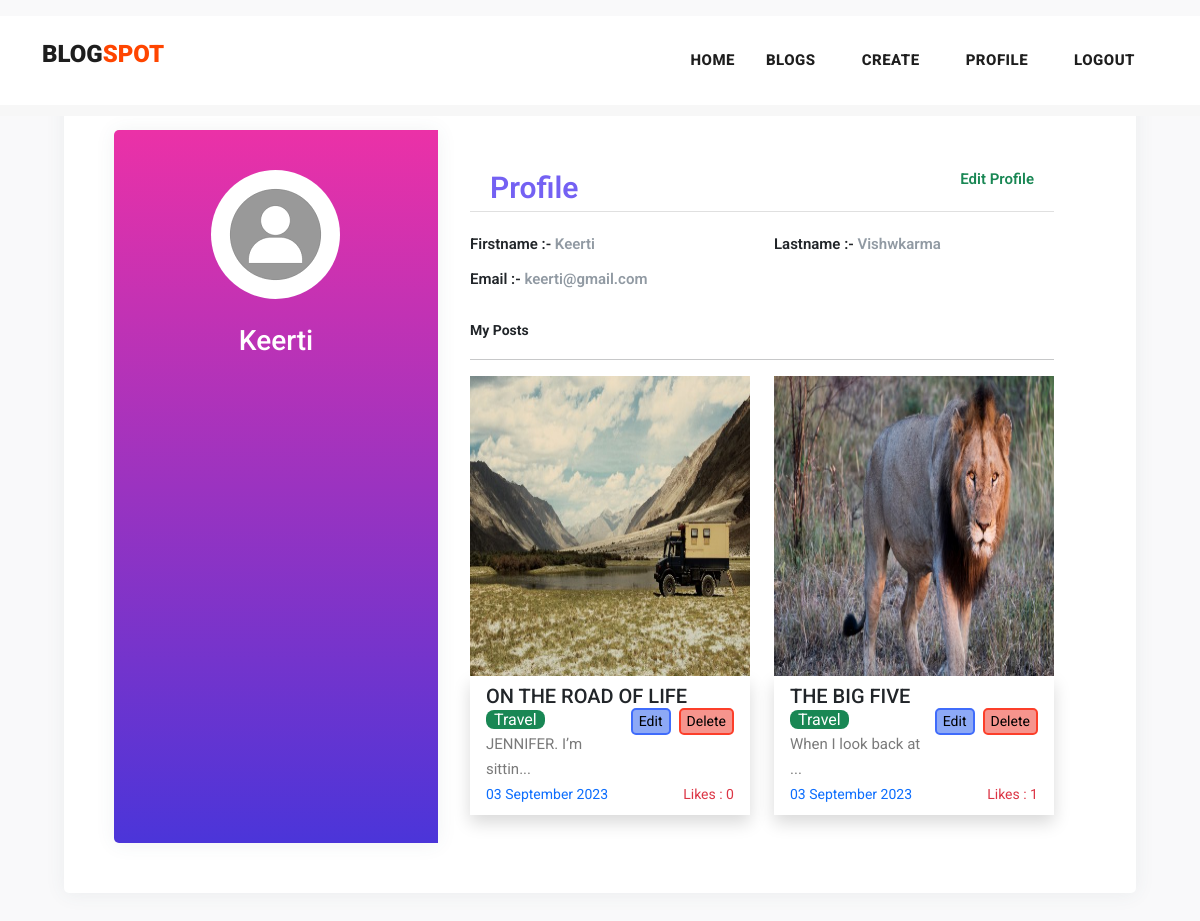
Page /profile/9 on the committed database.
### myapp/models.py (models this page shows, shortened)
class Post(models.Model):
    postname = models.CharField(max_length=600)
    category = models.CharField(max_length=600)
    image = models.ImageField(upload_to='images/posts',blank=True,null=True)
    content = models.CharField(max_length=100000)
    time = models.CharField(default=time,max_length=100, blank=True)
    likes = models.IntegerField(null=True,blank=True,default=0)
    user = models.ForeignKey(User,on_delete=models.CASCADE)

### myapp/views.py (the view)
# urls.py: path("profile/<int:id>",views.profile,name='profile'),
def profile(request,id):
    return render(request,'profile.html',{
        'user':User.objects.get(id=id),
        'posts':Post.objects.all(),
        'media_url':settings.MEDIA_URL,
    })

### templates/profile.html (shortened to what this page needs)
{% load static %}
<!DOCTYPE html>
<html lang="en">
<head>
    <link href="https://cdn.jsdelivr.net/npm/bootstrap@5.3.0-alpha3/dist/css/bootstrap.min.css" rel="stylesheet"
>
    <link href="{% static 'vendor/bootstrap/css/bootstrap.min.css' %}" rel="stylesheet">
    <link rel="stylesheet" href="https://maxcdn.bootstrapcdn.com/bootstrap/4.0.0/css/bootstrap.min.css">
    <link href="https://cdn.jsdelivr.net/npm/bootstrap@5.3.0-alpha3/dist/css/bootstrap.min.css" rel="stylesheet"
>
    <link rel="stylesheet" href="{% static 'assets/css/fontawesome.css' %}">
    <link rel="stylesheet" href="{% static 'assets/css/templatemo-stand-blog.css' %}">
    <link rel="stylesheet" href="{% static 'assets/css/owl.css' %}">
</head>
<body>
    <header class="">
        <nav class="navbar navbar-expand-lg bg-white">
            <div class="container">
                <a class="navbar-brand" href="index.html">
                    <h2>BLOG<span style="color: orangered;">SPOT</span></h2>
                </a>
                <div class="collapse navbar-collapse" id="navbarResponsive">
                    <ul class="navbar-nav ml-auto">
                        <li>
                            <a class="nav-link" href="{% url 'index' %}">Home
                            </a>
                        </li>
                        <li class="nav-item">
                            <a class="nav-link" href="{% url 'blog' %}">Blogs</a>
                        </li>
                        {% if user.is_authenticated %}
                        <li class="nav-item">
                            <a class="nav-link" href="{% url 'create' %}">Create</a>
                        </li>
                        <li class="nav-item">
                            <a class="nav-link" href="{% url 'profile' user.id %}">Profile</a>
                        </li>
                        <li class="nav-item">
                            <a class="nav-link" href="{% url 'logout' %}">Logout</a>
                        </li>
                        {% else %}
                        <li class="nav-item">
                            <a class="nav-link" href="{% url 'signin' %}">Login</a>
                        </li>
                        {% endif %}
                    </ul>
                </div>
            </div>
        </nav>
    </header>
    <div class="mt-3">
        <div class="page-content page-container p-lg-5 p-0" id="page-content">
            <div class="padding">
                <div class="row d-flex justify-content-center">
                    <div class="col-xl-12 col-md-12" id="card">
                        <div class="card user-card-full">
                            <div class="row m-l-0 m-r-0">
                                <div class="col-sm-4 bg-c-lite-green user-profile">
                                    <div class="card-block text-center text-white">
                                        <div class="m-b-25">
                                            <img src="{% static 'assets/images/user.png' %}" class="img-radius"
                                                alt="User-Profile-Image" style="border-radius: 50%;">
                                        </div>
                                        <h6 class="f-w-800 h3" style="text-transform: capitalize;">{{user.username}}
                                        </h6>
                                    </div>
                                </div>
                                <div class="col-sm-8">
                                    <div class="card-block">
                                        <h6 class="m-b-20 p-b-5 b-b-default f-w-600"
                                            style="font-size: 30px; padding: 20px;  color: #7461f3;">Profile <a
                                                href="{% url 'profileedit' user.id %}"
                                                class="float-right text-decoration-none text-success"
                                                style="font-size: 15px;">Edit Profile</a>
                                        </h6>
                                        <div class="row">
                                            <div class="col-sm-6">
                                                <p class="m-b-10 f-w-600 text-dark">Firstname :-
                                                    <span class="text-muted f-w-400">{{user.first_name}}</span>
                                                </p>
                                            </div>
                                            <div class="col-sm-6">
                                                <p class="m-b-10 f-w-600 text-dark">Lastname :-
                                                    <span class="text-muted f-w-400">{{user.last_name}}</span>
                                                </p>
                                            </div>
                                            <div class="col-sm-6">
                                                <p class="m-b-10 f-w-600 text-dark">Email :-
                                                    <span class="text-muted f-w-400">{{user.email}}</span>
                                                </p>
                                            </div>
                                        </div>
                                        <p class="small fw-bold pt-3 text-dark">My Posts</p>
                                        <hr>
                                        <div class="row row-cols-lg-2 row-cols-1">
                                            {% for post in posts%}
                                            {% if post.user_id == user.id %}
                                            <div class="col col-lg-6 col-12 mb-2">
                                                <img src="{{media_url}}{{post.image}}" alt="" height="300px"
                                                    width="100%">
                                                <div class="px-3 py-2 shadow">
                                                    <h5>{{post.postname}}</h5>
                                                    <a href="{% url 'deletepost' post.id %}"><button
                                                            class="ms-2 float-right small" type="submit"
                                                            style="border:2px solid rgb(252, 63, 42); border-radius: 5px; background-color: rgb(246, 148, 141);">Delete</button></a>
                                                    <a href="{% url 'editpost' post.id %}"><button
                                                            class="float-right small" type="submit"
                                                            style="border:2px solid rgb(64, 108, 251); border-radius: 5px; background-color: rgb(141, 169, 246);">Edit</button></a>
                                                    <span
                                                        class="text-white bg-success rounded-3 px-2 rounded-2">{{post.category}}</span>
                                                    <p>{{post.content|slice:"0:20"}}...</p>
                                                    <p class="small text-primary">{{post.time}}<span
                                                            class="text-danger float-right">Likes :
                                                            {{post.likes}}</span></p>
                                                </div>
                                            </div>
                                            {% endif %}
                                            {% endfor %}
                                        </div>
                                    </div>
                                </div>
                            </div>
                        </div>
                    </div>
                </div>
            </div>
        </div>
    </div>
</body>
</html>

### static/assets/css/templatemo-stand-blog.css (style rules this page uses)
body { font-family: 'Roboto', sans-serif; overflow-x: hidden; text-rendering: optimizeLegibility; -webkit-font-smoothing: antialiased; -moz-osx-font-smoothing: grayscale; }
p { margin-bottom: 0px; font-size: 15px; font-weight: 400; color: #7a7a7a; line-height: 30px; }
a { text-decoration: none!important; }
ul { padding: 0; margin: 0; list-style: none; }
h1,h2,h3,h4,h5,h6 { margin: 0px; }
header { position: absolute; z-index: 99999; width: 100%; height: 100px; background-color: #f7f7f7; -webkit-transition: all 0.3s ease-in-out 0s; -moz-transition: all 0.3s ease-in-out 0s; -o-transition: all 0.3s ease-in-out 0s; transition: all 0.3s ease-in-out 0s; }
header .navbar { padding: 25px 0px; }
.navbar .navbar-brand { float: left; margin-top: -12px; outline: none; }
.navbar .navbar-brand h2 { color: #1e1e1e; text-transform: uppercase; font-size: 24px; font-weight: 900; -webkit-transition: all .3s ease 0s; -moz-transition: all .3s ease 0s; -o-transition: all .3s ease 0s; transition: all .3s ease 0s; }
#navbarResponsive { z-index: 999; }
.navbar-collapse { text-align: center; }
.navbar .navbar-nav .nav-item { margin: 0px 15px; }
.navbar .navbar-nav a.nav-link { text-transform: capitalize; font-size: 15px; font-weight: 800; text-transform: uppercase; letter-spacing: 0.5px; color: #1e1e1e; transition: all 0.3s; }

### templates/profile.html (style rules this page uses)
body { background-color: #f9f9fa; width: 100vw; height: 100vh; }
.padding { padding: 1rem; }
.user-card-full { overflow: hidden; }
.card { border-radius: 5px; -webkit-box-shadow: 0 1px 20px 0 rgba(69, 90, 100, 0.08); box-shadow: 0 1px 20px 0 rgba(69, 90, 100, 0.08); border: none; margin-bottom: 30px; padding: 50px; }
.m-r-0 { margin-right: 0px; }
.m-l-0 { margin-left: 0px; }
.user-card-full .user-profile { border-radius: 5px 0 0 5px; }
.bg-c-lite-green { background: linear-gradient(to top, #4b35d9, #eb31a7); box-shadow: 0 1px 20px 0 rgba(69, 90, 100, 0.08); }
.user-profile { padding: 20px 0; }
.card-block { padding: 1.25rem; }
.m-b-25 { margin-bottom: 25px; }
.img-radius { border-radius: 5px; }
h6 { font-size: 14px; }
.card .card-block p { line-height: 25px; }
.b-b-default { border-bottom: 1px solid #e0e0e0; }
.m-b-20 { margin-bottom: 20px; }
.p-b-5 { padding-bottom: 5px !important; }
.m-b-10 { margin-bottom: 10px; }
.text-muted { color: #919aa3 !important; }
.f-w-600 { font-weight: 600; }

### rows in the picture
Post: image (picture), postname "ON THE ROAD OF LIFE", category "Travel", content "JENNIFER. I’m sittin", time "03 September 2023", likes "0"
Post: image (picture), postname "THE BIG FIVE", category "Travel", content "When I look back at", time "03 September 2023", likes "1"

### other values in the picture
{{ user.username }} "Keerti"
{{ user.first_name }} "Keerti"
{{ user.last_name }} "Vishwkarma"
{{ user.email }} "keerti@gmail.com"
